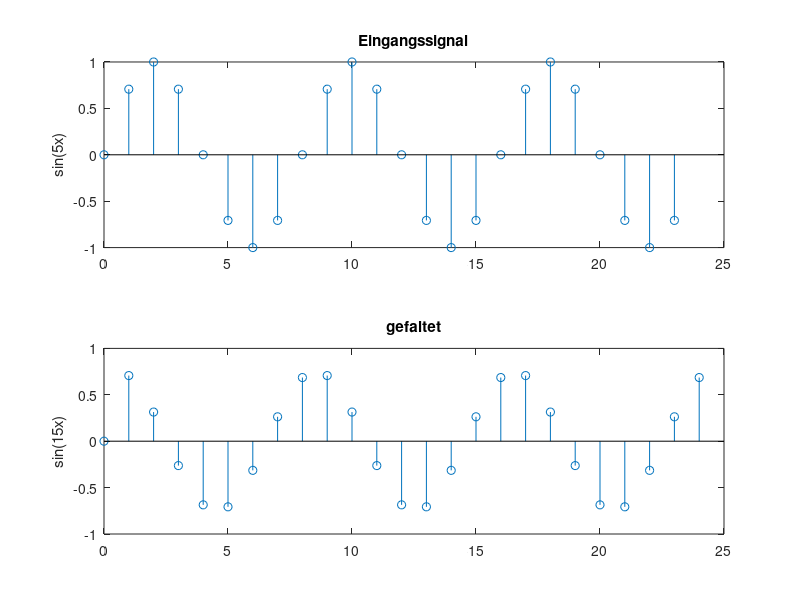

The MATLAB script that drew this image:
f = 1/8
n = 0:23
s = sin(2*pi*n*f)
h = [1 -0.97]

ax1 = subplot(2,1,1); % top subplot
%x = linspace(0,3);
stem(ax1,n,s)
title(ax1,'Eingangssignal')
ylabel(ax1,'sin(5x)')

ax2 = subplot(2,1,2); % bottom subplot
stem(ax2, 0:24, conv(s, h))
title(ax2,'gefaltet')
ylabel(ax2,'sin(15x)')
